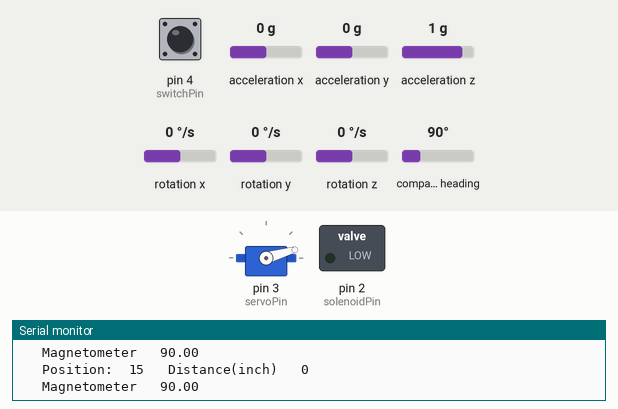
Recording of a sketch running on a simulated Arduino Uno, built with avr-gcc and run on an emulated ATmega328P. Shown: servo, switched loads named in the sketch (green lamp = pin HIGH), the last lines printed to the serial monitor. Dashed ring = blinking. The test bench sets the inputs (shaded band); at power-on: compass heading 90°, pin 4 (switchPin) HIGH, acceleration x 0 g, acceleration y 0 g, acceleration z 1 g, rotation x 0 °/s, rotation y 0 °/s, rotation z 0 °/s.

Above: at 0.99 s.
1.3 s: compass heading set to 269°
4.3 s: compass heading set to 7°
At 6.08 s:
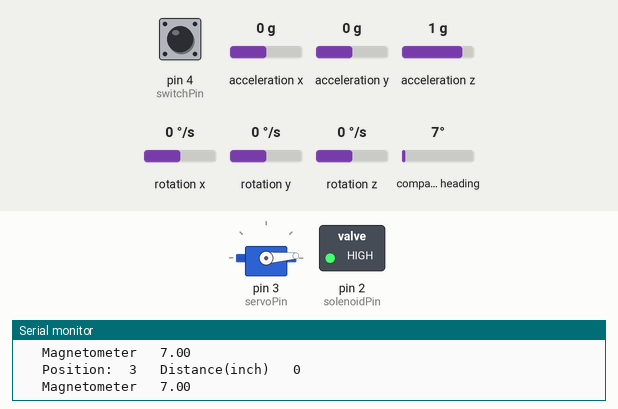
7.3 s: compass heading set to 90°
At 8.18 s:
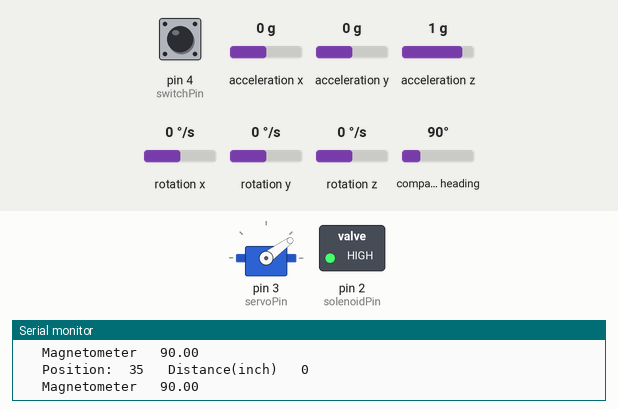
10.3 s: compass heading set to 7°
At 11.36 s:
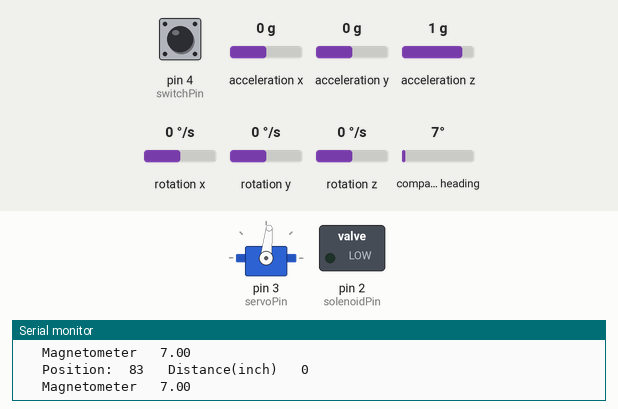
16.3 s: pin 4 (switchPin) pulsed LOW 2 times (0.12 s each, 0.3 s apart)
Timing chart, 0 to 20.3 s (numbered marks = the images above; inputs shaded):
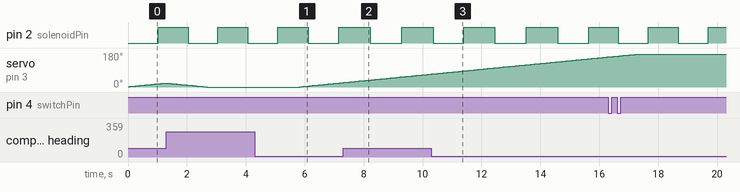

Measured:
- after the input at 4.3 s, servo on pin 3 (servoPin): moves from 0° to 23° over 1.4 s, starting after 1.5 s
- by itself, pin 2 (solenoidPin): alternates HIGH for 1.1 s and LOW for 1.1 s

The sketch:

Servo_Mag_Code.ino
```cpp
#include <Servo.h>
#include <Wire.h>
#include <LSM303.h>

LSM303 compass;
Servo myservo;

int servoPin = 3;       // Pin that the servomotor is connected to
int solenoidPin = 2;    // Pin that the mosfet is conected to
int switchPin = 4;      // Pin that the switch is conected to
int pos = 0;            // variable to store the servo position
int switchState;        // variable that stores the Reed switch state
int servoDir = 0;       // variable that stores the direction the motor is turning in the demo program
int solenoidState = LOW;  // variable that stores if solenoid is on or off
unsigned long previousMillis = 0;        // will store last time solenoid was updated
const long interval = 1000;           // interval at which to turn solenoid on and off (milliseconds)
int headingdifference = 0;            // angle diff between direction of north and servo
int distance = 0;          // distance travelled by the robot
int count = 0;          // number of times reed switch changes
int prevSwitchState = 1;              // previous state of the initialized to 1 (off)
double angle  = 0;
double preAngle = 0;
double error = 0;
double motorVelocity = 0;
double errorIntegral = 0;
int PGain = 5;
int DGain = 200;
int IGain = 0.05;
int desiredPosition = 180;


void setup() {
  myservo.attach(servoPin);               // attaches the servo on pin 9 to the servo object
  pinMode(solenoidPin, OUTPUT);           //Sets the pin as an output
  pinMode(switchPin, INPUT_PULLUP);       //Sets the pin as an input_pullup
  Serial.begin(9600);                     // starts serial communication @ 9600 bps
  Wire.begin();
  compass.init();
  compass.enableDefault();
  compass.writeReg(0x24, 0x74);           // sets a parameter on the magnetometer so it updates at a higher rate than the default rate of 7 Hz;  Has to occure after compass.enableDefault()

  /*
  Calibration values; the default values of +/-32767 for each axis
  lead to an assumed magnetometer bias of 0. Use the Calibrate example
  program to determine appropriate values for your particular unit.
  */
  compass.m_min = (LSM303::vector<int16_t>){  -449,  -1294,   +337};
  compass.m_max = (LSM303::vector<int16_t>){  +1399,   +645,   +500};
}


void loop() {

////////////// SERVOMOTOR ///////////////////////////////////////////////////


////////////// MAGNETOMETER ///////////////////////////////////////////////////
  compass.read();
  float heading = compass.heading();
  headingdifference = desiredPosition - heading;      //sets the direction of the servo to north


  if(headingdifference >= pos) {    //checks if there's a change in current position with heading
    pos++;
  }
  else
  {
    pos--;
  }


  myservo.write(pos);              // tell servo to go to position in variable 'pos'

  Serial.print("   Position:  ");
  Serial.print(pos);
  /*Serial.print("   HeadingDifference  ");
  Serial.println(headingdifference);
  */

  delay(10);

////////////// REED SWITCH ///////////////////////////////////////////////////
  switchState = digitalRead(switchPin);
  if  (prevSwitchState != switchState){
     prevSwitchState = switchState;
    if (prevSwitchState == 0){
      count++;
    }
  }
  distance  = count*3.14*2.75591;          // count times the diameter of the wheel
  Serial.print("   Distance(inch)   ");
  Serial.println(distance);

////////////// SOLENOID VALVE ///////////////////////////////////////////////////
unsigned long currentMillis = millis();
  if (currentMillis - previousMillis >= interval) {
    previousMillis = currentMillis;
    if (solenoidState == LOW) {
      solenoidState = HIGH;
    } else {
      solenoidState = LOW;
    }
    digitalWrite(solenoidPin, solenoidState);    //Switch Solenoid ON/oFF
  }

////////////// Trial 1  ///////////////////////////////////////////////////
/*if(currentMillis - previousMillis > dt && count < 1) {
 previousMillis = currentMillis;
 count = count + 1;
 desiredPosition = 280;
 }
 else if(currentMillis - previousMillis > dt && count >= 1 && count < 7) {
 previousMillis = currentMillis;
 count = count + 1;
 if (valvestate == LOW)
 valvestate = HIGH;
 else
 valvestate = LOW;
 digitalWrite(valve, valvestate);
 }
 else if (count >= 7) {
 valvestate = HIGH;
 }
}
*/
////////////// Serial Print  ///////////////////////////////////////////////////

  /*
  Serial.print("   SolenoidState   ");
  Serial.print(solenoidState);
 */
  Serial.print("   Magnetometer   ");
  Serial.println(heading);
  /*
  Serial.print("Reed Switch:   ");
  Serial.print(switchState);
  */

  //delay(100);
}
```
